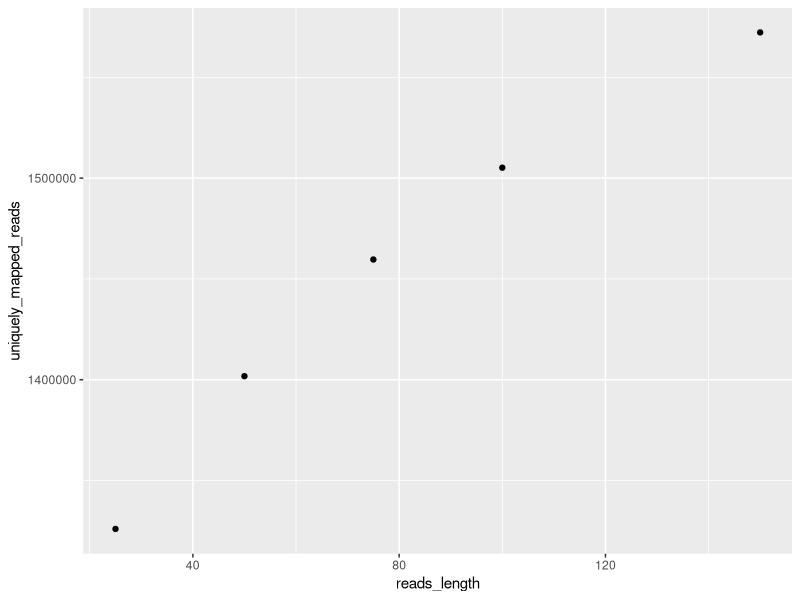

This chart was generated by the following R code:
## ---- chunk 1
library(tidyverse)
length_mapped_reads.df <- data.frame(reads_length=c(150,100,75,50,25),
                       uniquely_mapped_reads=c(1572284,1505177,1459621,1401739,1325969))
## ---- chunk 2
ggplot(data = length_mapped_reads.df) + 
  geom_point(mapping = aes(x = reads_length, y = uniquely_mapped_reads))
